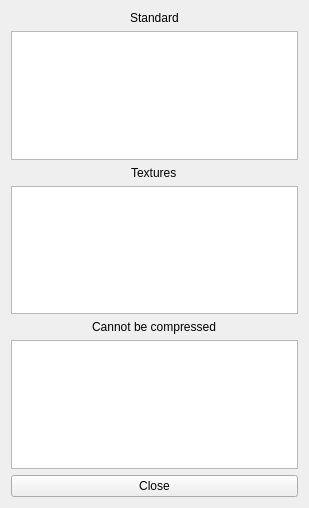
<?xml version="1.0" encoding="UTF-8"?>
<ui version="4.0">
 <class>BSAFilesToPack</class>
 <widget class="QWidget" name="BSAFilesToPack">
  <property name="geometry">
   <rect>
    <x>0</x>
    <y>0</y>
    <width>309</width>
    <height>508</height>
   </rect>
  </property>
  <property name="windowTitle">
   <string>Dialog</string>
  </property>
  <layout class="QVBoxLayout" name="verticalLayout">
   <item alignment="Qt::AlignHCenter">
    <widget class="QLabel" name="StandardFilesLabel">
     <property name="text">
      <string>Standard</string>
     </property>
    </widget>
   </item>
   <item>
    <widget class="QPlainTextEdit" name="StandardFilesEdit"/>
   </item>
   <item alignment="Qt::AlignHCenter">
    <widget class="QLabel" name="TexturesFilesLabel">
     <property name="text">
      <string>Textures</string>
     </property>
    </widget>
   </item>
   <item>
    <widget class="QPlainTextEdit" name="TexturesFilesEdit"/>
   </item>
   <item alignment="Qt::AlignHCenter">
    <widget class="QLabel" name="UncompressableFilesLabel">
     <property name="text">
      <string>Cannot be compressed</string>
     </property>
    </widget>
   </item>
   <item>
    <widget class="QPlainTextEdit" name="UncompressableFilesEdit"/>
   </item>
   <item>
    <widget class="QPushButton" name="pushButton">
     <property name="text">
      <string>Close</string>
     </property>
    </widget>
   </item>
  </layout>
 </widget>
 <resources/>
 <connections/>
</ui>
